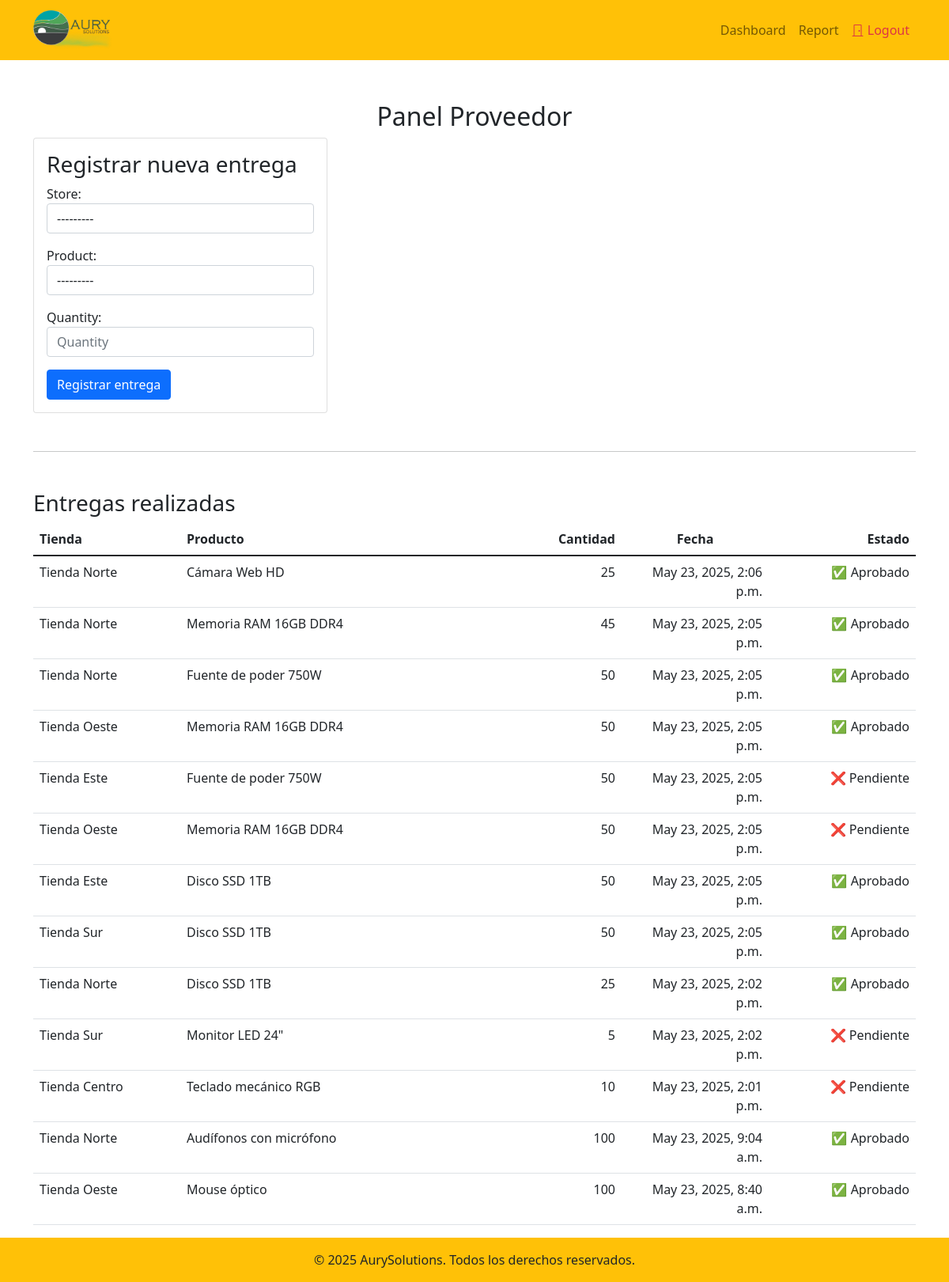
Page /supplier-dashboard/ (signed in) on the committed database.
### core/models.py (models this page shows, shortened)
class SupplierDelivery(models.Model):
    supplier = models.ForeignKey(Supplier, on_delete=models.CASCADE)
    store = models.ForeignKey(Store, on_delete=models.CASCADE)
    product = models.ForeignKey(Product, on_delete=models.CASCADE)
    quantity = models.PositiveIntegerField()
    delivery_date = models.DateTimeField(auto_now_add=True)
    approved = models.BooleanField(default=False)  # Nuevo campo para aprobación

class Store(models.Model):
    name = models.CharField(max_length=100)
    street = models.CharField(max_length=250)
    phone = models.CharField(max_length=15, blank=True, null=True)
    image = models.ImageField(
        upload_to="img/product_images/",
        blank=True,
        null=True,
        default="img/sin-imagen.jpg",
        validators=[FileExtensionValidator(["jpg", "png", "jpeg"])]
    )
    def __str__(self):
        return f"{self.name} ({self.street})"

class Product(models.Model):
    name = models.CharField(max_length=100)
    description = models.TextField(blank=True, null=True)
    cost = models.DecimalField(max_digits=10, decimal_places=2, default=0)
    price = models.DecimalField(max_digits=10, decimal_places=2)
    provision = models.IntegerField(default=100)
    iva = models.DecimalField(max_digits=10, decimal_places=2, default=21)
    image = models.ImageField(
        upload_to="img/product_images/",
        blank=True,
        null=True,
        validators=[FileExtensionValidator(["jpg", "png", "jpeg"])]
    )
    def __str__(self):
        return self.name

### core/views.py (the view)
# urls.py: path('supplier-dashboard/', supplier_dashboard, name='supplier_dashboard'),
@login_required
@permission_required('core.manage_products', raise_exception=True)
def supplier_dashboard(request):
    supplier = get_object_or_404(Supplier, user=request.user)
    deliveries = SupplierDelivery.objects.filter(supplier=supplier).order_by('-delivery_date')
    form = SupplierDeliveryForm(request.POST or None)
    if request.method == "POST" and form.is_valid():
        delivery = form.save(commit=False)
        delivery.supplier = supplier
        delivery.save()
        return redirect('supplier_dashboard')  # Redirigir después de registrar la entrega
    return render(request, "core/dashboard/supplier.html", {
        "supplier": supplier,
        "deliveries": deliveries,
        "form": form
    })

### core/forms.py
class SupplierDeliveryForm(forms.ModelForm):
    class Meta:
        model = SupplierDelivery
        fields = ["store", "product", "quantity"]
        widgets = {
            'store': forms.Select(attrs={'class': 'form-control'}),
            'product': forms.Select(attrs={'class': 'form-control'}),
            'quantity': forms.TextInput(attrs={'class': 'form-control', 'placeholder': 'Quantity'}),
        }

### templates/core/dashboard/supplier.html (shortened to what this page needs)
{% extends "base.html" %}
{% block content %}
    <div class="container mt-5">
        <h2 class="text-center w-100">Panel Proveedor</h2>
        <div class="card col col-sm-4" >
            <div class="card-body">
                <h3>Registrar nueva entrega</h3>
                <form method="POST">
                    {{ form.as_p }}
                    <button type="submit" class="btn btn-primary">Registrar entrega</button>
                </form>
            </div>
        </div>
    <hr class="mt-5 mb-5" />
        <h3>Entregas realizadas</h3>
        <table class="table">
            <thead>
            <tr>
                <th class="col-sm-2">Tienda</th>
                <th>Producto</th>
                <th class="col-sm-2 text-end">Cantidad</th>
                <th class="col-sm-2 text-center">Fecha</th>
                <th class="col-sm-2 text-end">Estado</th>
            </tr>
            </thead>
            <tbody>
            {% for delivery in deliveries %}
                <tr>
                    <td>{{ delivery.store.name }}</td>
                    <td>{{ delivery.product.name }}</td>
                    <td class="text-end">{{ delivery.quantity }}</td>
                    <td class="text-end">{{ delivery.delivery_date }}</td>
                    <td class="text-end">
                        {% if delivery.approved %}
                            ✅ Aprobado
                        {% else %}
                            ❌ Pendiente
                        {% endif %}
                    </td>
                </tr>
            {% endfor %}
            </tbody>
        </table>
    </div>
{% endblock %}

### static/css/site.css (style rules this page uses)
html, body { height: 100%; margin: 0; }

### rows in the picture
SupplierDelivery: store.name "Tienda Norte", product.name "Cámara Web HD", quantity "25", delivery_date "May 23, 2025, 2:06 p.m.", approved "✅ Aprobado"
SupplierDelivery: store.name "Tienda Norte", product.name "Memoria RAM 16GB DDR4", quantity "45", delivery_date "May 23, 2025, 2:05 p.m.", approved "✅ Aprobado"
SupplierDelivery: store.name "Tienda Norte", product.name "Fuente de poder 750W", quantity "50", delivery_date "May 23, 2025, 2:05 p.m.", approved "✅ Aprobado"
SupplierDelivery: store.name "Tienda Oeste", product.name "Memoria RAM 16GB DDR4", quantity "50", delivery_date "May 23, 2025, 2:05 p.m.", approved "✅ Aprobado"
SupplierDelivery: store.name "Tienda Este", product.name "Fuente de poder 750W", quantity "50", delivery_date "May 23, 2025, 2:05 p.m.", approved "❌ Pendiente"
SupplierDelivery: store.name "Tienda Oeste", product.name "Memoria RAM 16GB DDR4", quantity "50", delivery_date "May 23, 2025, 2:05 p.m.", approved "❌ Pendiente"
SupplierDelivery: store.name "Tienda Este", product.name "Disco SSD 1TB", quantity "50", delivery_date "May 23, 2025, 2:05 p.m.", approved "✅ Aprobado"
SupplierDelivery: store.name "Tienda Sur", product.name "Disco SSD 1TB", quantity "50", delivery_date "May 23, 2025, 2:05 p.m.", approved "✅ Aprobado"
SupplierDelivery: store.name "Tienda Norte", product.name "Disco SSD 1TB", quantity "25", delivery_date "May 23, 2025, 2:02 p.m.", approved "✅ Aprobado"
SupplierDelivery: store.name "Tienda Sur", product.name "Monitor LED 24\"", quantity "5", delivery_date "May 23, 2025, 2:02 p.m.", approved "❌ Pendiente"
SupplierDelivery: store.name "Tienda Centro", product.name "Teclado mecánico RGB", quantity "10", delivery_date "May 23, 2025, 2:01 p.m.", approved "❌ Pendiente"
SupplierDelivery: store.name "Tienda Norte", product.name "Audífonos con micrófono", quantity "100", delivery_date "May 23, 2025, 9:04 a.m.", approved "✅ Aprobado"
SupplierDelivery: store.name "Tienda Oeste", product.name "Mouse óptico", quantity "100", delivery_date "May 23, 2025, 8:40 a.m.", approved "✅ Aprobado"
